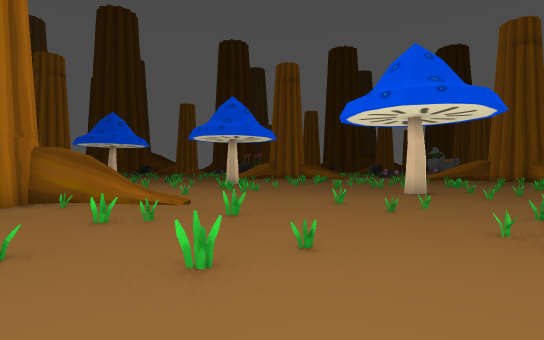
view 1 (above)

24 first-person views from a walk through a Godot game level. The camera is 1.4 m above the floor, looks level and sees 80° across. The floor is counted in squares, 2 m on a side. Each view is taken from the middle of a square. On the plan, view 1 faces up. The plan holds only what a view shows up to about 10 squares ahead; the rest is blank. The place goes on beyond the plan. Flat picture figures and markers are left out. Characters and animated objects are not drawn. Some surface patterns are stand-ins.

view 2
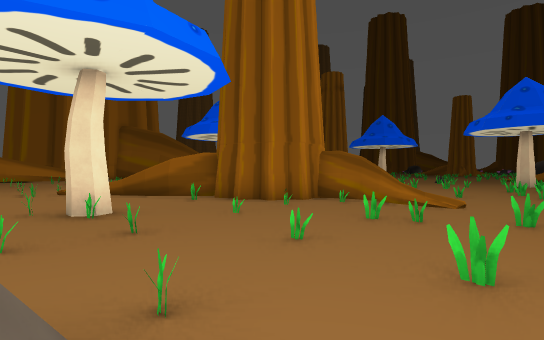

view 3
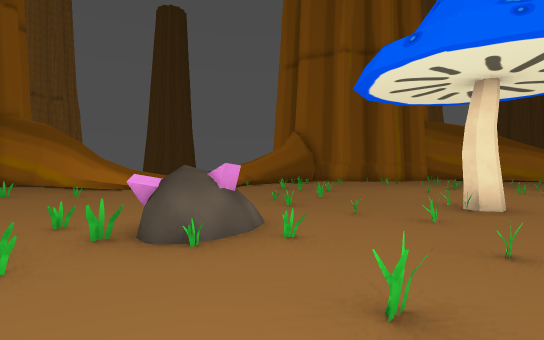

view 4
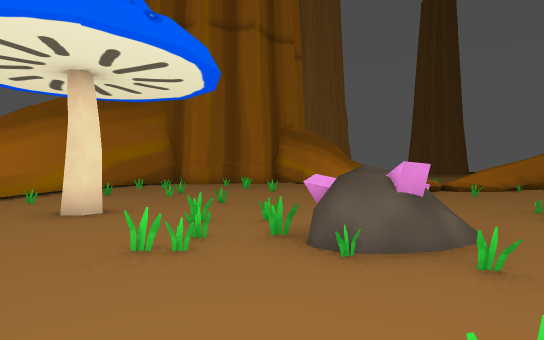

view 5
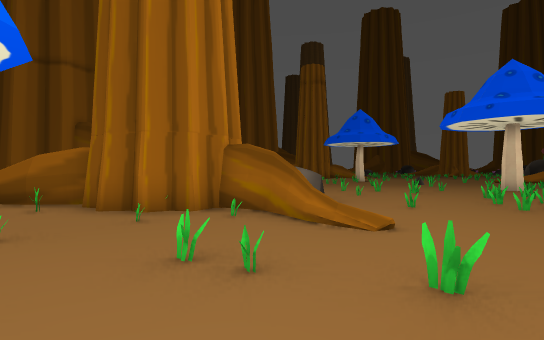

view 6
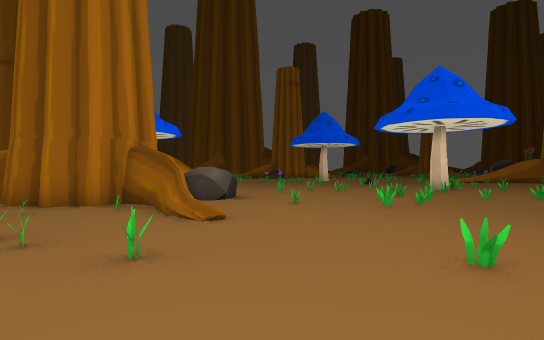

view 7
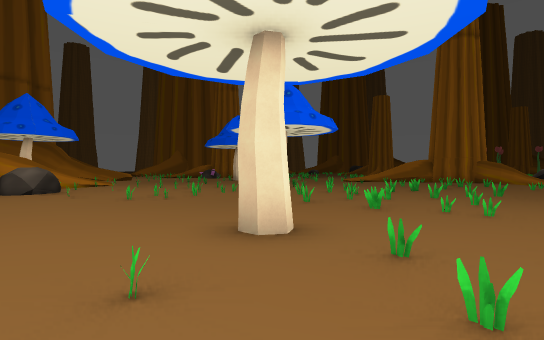

view 8
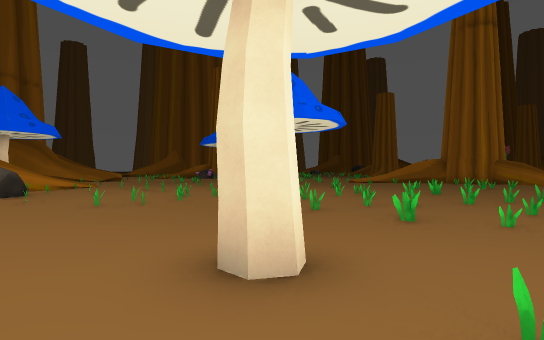

view 9
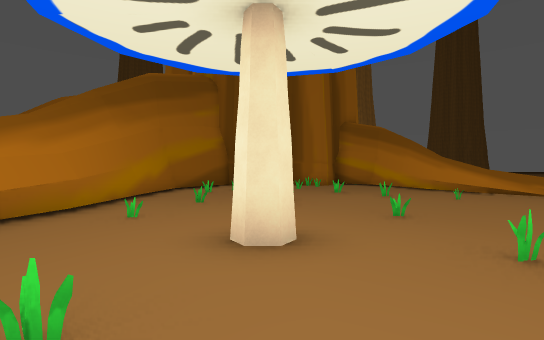

view 10
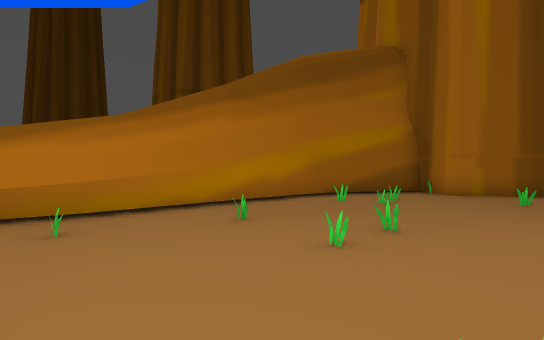

view 11
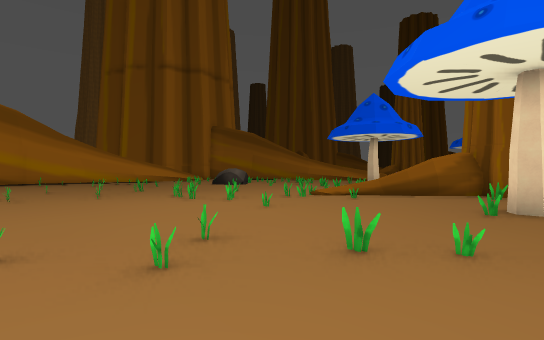

view 12
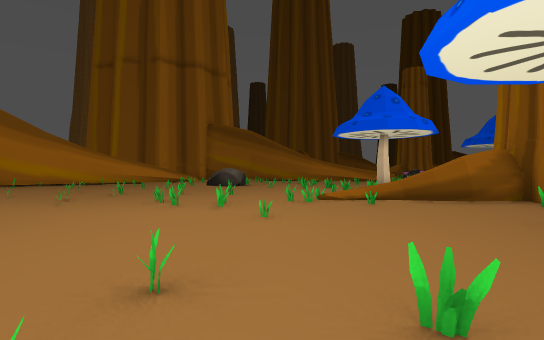

view 13
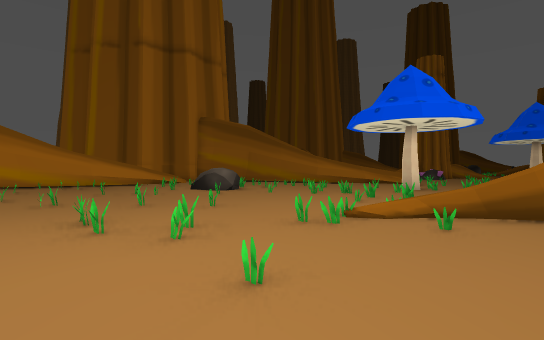

view 14
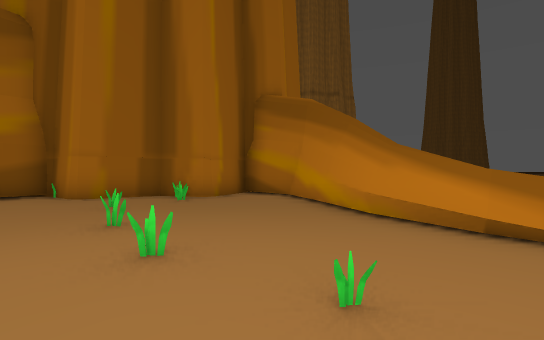

view 15
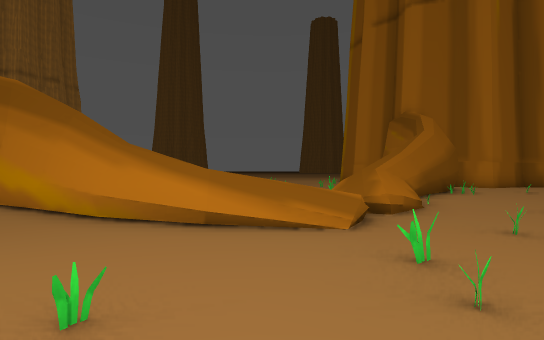

view 16
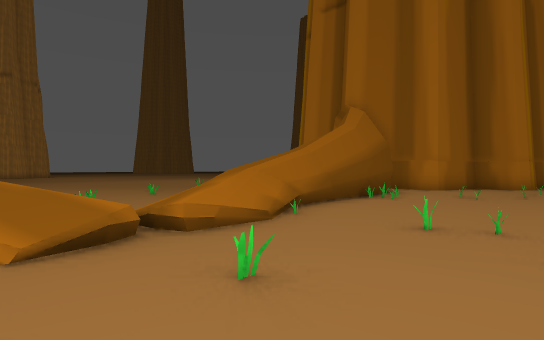

view 17
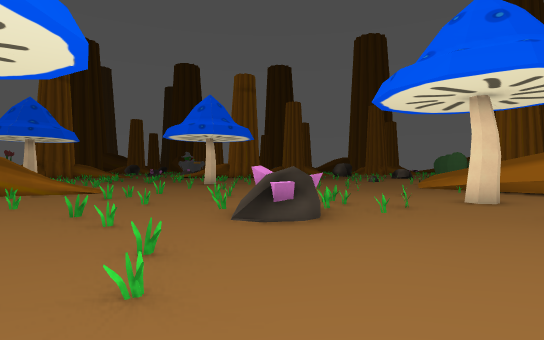

view 18
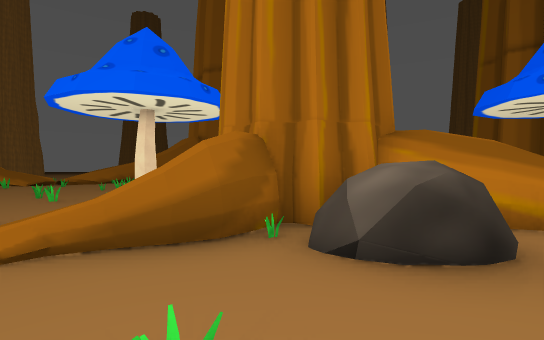

view 19
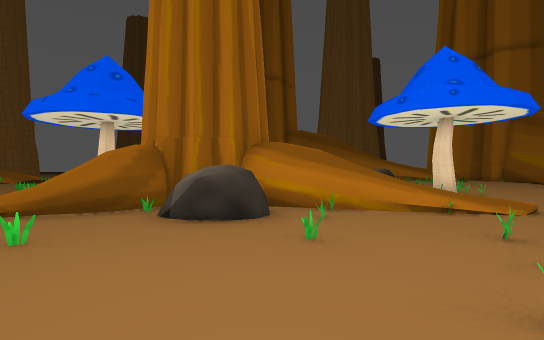

view 20
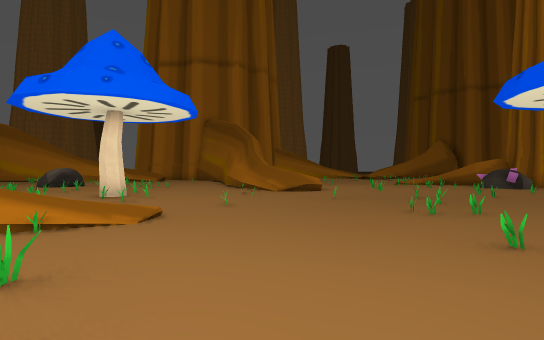

view 21
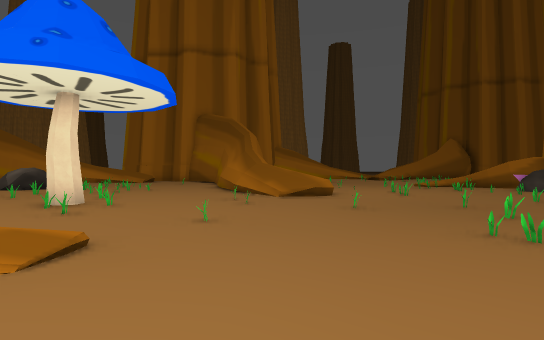

view 22
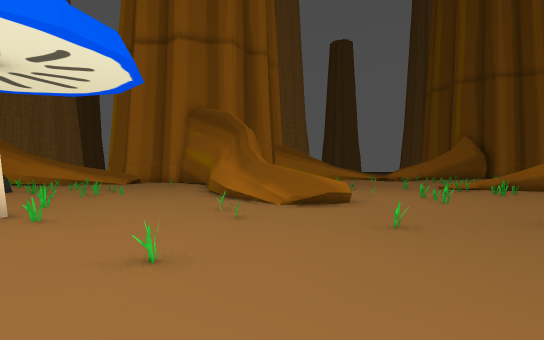

view 23
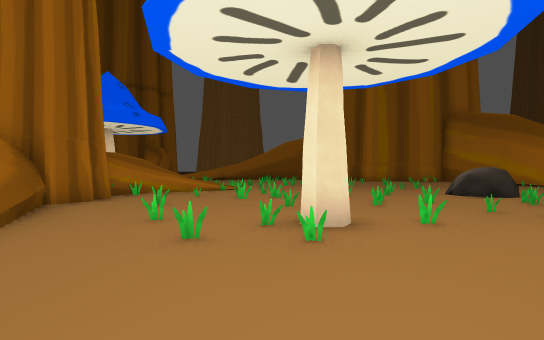

view 24
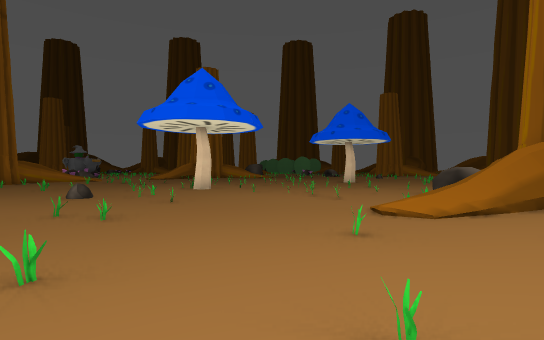

### Floor plan
Key: @ floor where view 1 was taken; # wall or solid block; x gap in a wall; . floor; / step, stairs or slope; = window, fence, low wall or low ledge; T tree; S stone; H thing the floor can be seen under or through.
Columns run from 19 left of view 1 to 7 right of it. Each row starts with its distance up from view 1.
 21  .#.....     ...
 20  x#......   ....       ..
 19  ......... ..S..      ....
 18  ...#..#........     .#...
 17    .....#.....#.    #...#.
 16    .#..#....#...   .#..#.
 15    //..........  .=.. ....
 14   ///...............#.HHH.
 13  ///..........##..#...HHHx
 12  #........#/.#....#.......
 11  ......==.//..#...#........
 10  ....=##..#/##.........#.=#
  9  .##.....#.##SS..#........#
  8  ......=....##S.........=..
  7  .#..#...#.T####=...#......
  6  S.....#...#####.#.......
  5  S..#....#.###T...#....
  4    #...#..=##..........
  3   .......#.............
  2   ....#......#....#...
  1 .....#.......#.=.#......
  0 .......##......x..S@#..#.
 -1 ......##.#.......###.....
 -2  ...................#.#...#
 -3    ........#.#............#
 -4    . #......#.......#...#.#
 -5    . #.....#..............#
 -6    .. ..........#.......#.#
 -7     .........##...........#
 -8      .##.##/////...#......#
 -9      #####//// /#...#..##.#
-10             .   #.........#
-11             .   #....#...##
-12            ..   ##.......#
-13            #.   ##....##.#
-14            ..   ##..######
-15                  ####

Positions as (right, up) in squares from view 1, and headings:
1: (0, 0), facing up
2: (0, 0), facing up-left
3: (1, 3), facing down-left
4: (0, 3), facing down
5: (0, 3), facing up-left
6: (2, 4), facing up-left
7: (7, 7), facing up-left
8: (6, 8), facing up-left
9: (3, 1), facing down
10: (1, -3), facing down-right
11: (-5, -5), facing up-left
12: (-6, -4), facing up-left
13: (-8, -2), facing up-left
14: (-1, -5), facing down
15: (-1, -5), facing down-left
16: (-4, -4), facing down-left
17: (-5, -4), facing up-right
18: (-2, 10), facing down-left
19: (-2, 13), facing down-left
20: (-4, 14), facing left
21: (-6, 14), facing left
22: (-8, 14), facing left
23: (-12, 14), facing down
24: (-14, 14), facing right
